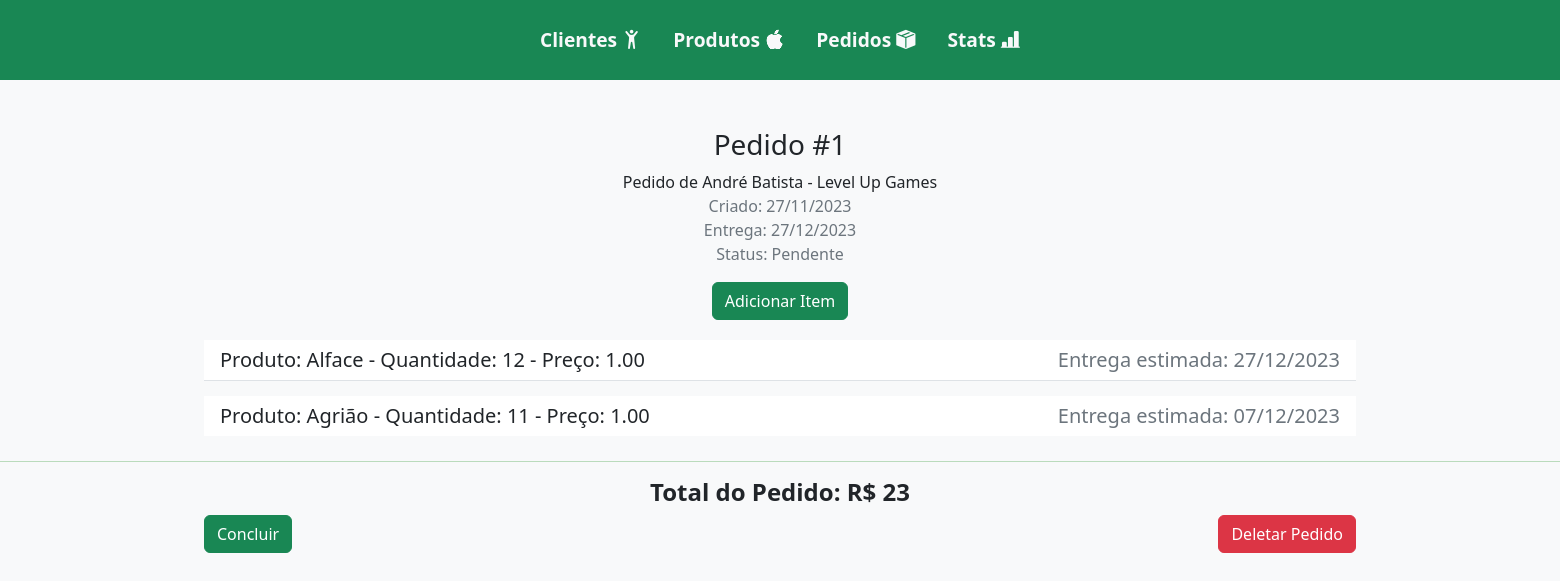
/detalhes_item_pedido/1/, run on an earlier commit of the app's database.
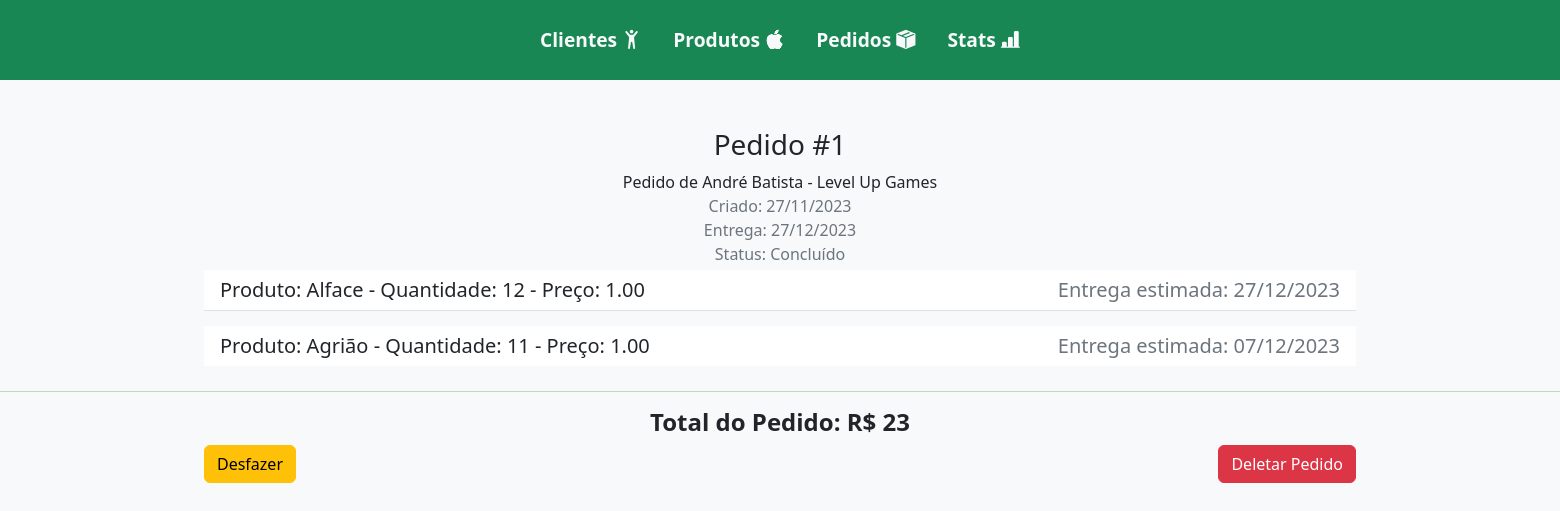
And on a later commit of the database.
### fazenda/models.py (models this page shows, shortened)
class Pedido(models.Model):
    cliente = models.ForeignKey(Cliente, on_delete=models.CASCADE)
    produtos = models.ManyToManyField(Produto, through="ItemPedido")
    data_pedido = models.DateField(auto_now_add=True)
    status = models.CharField(
        max_length=10,
        choices=(
            ("Pendente", "Pendente"),
            ("Concluído", "Concluído"),
        ),
        default="Pendente",
    )
    def maior_tempo_preparo(self):
        tempos_preparo = self.produtos.all().values_list("tempo_preparo", flat=True)
        if tempos_preparo:
            return max(tempos_preparo)
        return 0
    def data_entrega(self):
        maior_tempo = self.maior_tempo_preparo()
        if maior_tempo > 0:
            return self.data_pedido + timedelta(days=maior_tempo)
        return self.data_pedido

class Cliente(models.Model):
    nome = models.CharField(max_length=100)
    empresa = models.CharField(max_length=100, blank=True, null=True)
    telefone = models.CharField(max_length=20)

### fazenda/views.py (the view)
def detalhes_item_pedido(request, pk):
    pedido = get_object_or_404(Pedido, pk=pk)
    pedido.total_pedido = (
        pedido.itempedido_set.aggregate(total=Sum(F("quantidade") * F("preco")))[
            "total"
        ]
        or 0
    )  # Caso não haja itens no pedido
    return render(request, "detalhes_item_pedido.html", {"pedido": pedido})

### fazenda/models.py (called while the page is built)
    def data_entrega_produto(self):
        data_pedido = self.pedido.data_pedido
        tempo_preparo_produto = self.produto.tempo_preparo
        if data_pedido and tempo_preparo_produto:
            return data_pedido + timedelta(days=tempo_preparo_produto)
        return None

### fazenda/templates/detalhes_item_pedido.html (shortened to what this page needs)
{% extends 'base.html' %}
{% block content %}
    {% load static %}
    <div class="container-fluid d-flex flex-column justify-content-center align-items-center">
        <h3>Pedido #{{ pedido.id }}</h3>
        Pedido de {{ pedido.cliente.nome }} - {{ pedido.cliente.empresa }}
        <span class="text-secondary">Criado: {{ pedido.data_pedido|date:"d/m/Y" }}</span>
        <span class="text-secondary">Entrega: {{ pedido.data_entrega|date:"d/m/Y" }}</span>
        <span class="text-secondary">Status: {{ pedido.status }}</span>
        {% if pedido.status != 'Concluído' %}
            <a href="{% url 'adicionar_item_pedido' pedido.id %}" class="btn btn-success mb-3 mt-3">Adicionar Item</a>
        {% endif %}
        <ul class="h5 list-group list-group-flush w-75 d-flex flex-column justify-content-center align-items-center">
            {% for item_pedido in pedido.itempedido_set.all %}
                <li class="list-group-item list-group-item-action d-flex justify-content-between align-items-center list">
                    Produto: {{ item_pedido.produto.nome }} - Quantidade: {{ item_pedido.quantidade }} - Preço: {{ item_pedido.preco }}
                    {% if item_pedido.data_entrega_produto %}
                        <span class="text-secondary">Entrega estimada: {{ item_pedido.data_entrega_produto|date:"d/m/Y" }}</span>
                    {% else %}
                        <span class="text-secondary">Entrega estimada indisponível</span>
                    {% endif %}
                </li>
            {% endfor %}
        </ul>
        <hr>
        <h4><strong>Total do Pedido: R$ {{ pedido.total_pedido }}</strong></h4>
        <div class="d-flex justify-content-between align-items-center w-75">
            {% if pedido.status == 'Concluído' %}
                <a href="{% url 'concluir_pedido' pedido.id %}" class="btn btn-warning">Desfazer</a>
            {% else %}
                <a href="{% url 'concluir_pedido' pedido.id %}" class="btn btn-success">Concluir</a>
            {% endif %}
            <a href="{% url 'deletar_pedido' pedido.id %}" class="btn btn-danger">Deletar Pedido</a>
        </div>
    </div>
{% endblock %}

What changed in the data, as far as the page shows it:
changed Pedido "André Batista": status "Pendente" → "Concluído"
Also different on the page:
text no longer shown: "Adicionar Item Concluir"
text now shown: "Desfazer"
